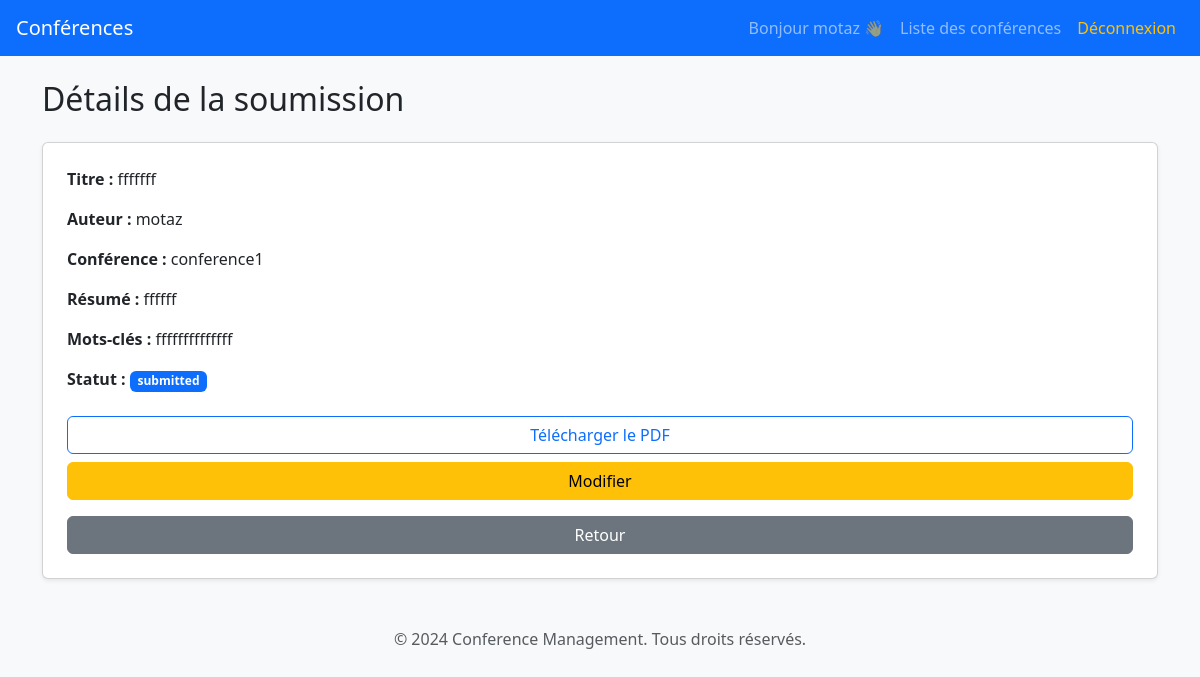
The app's page /Conference/submission/1/ (signed in) with its own data.
### UserApp/models.py (models this page shows, shortened)
class User(AbstractUser):
    User_id=models.CharField(max_length=8,primary_key=True,unique=True,editable=False)
    first_name=models.CharField(max_length=15,validators=[name_validator])
    last_name=models.CharField(max_length=15,validators=[name_validator])
    email=models.CharField(max_length=50,unique=True,validators=[verify_email])
    affiliation=models.CharField(max_length=255)
    nationality=models.CharField(max_length=255)
    Role=[
        ("participant","participant"),
        ("comitee","organizing comitee member")
    ]
    role=models.CharField(max_length=255,choices=Role)
    created_at=models.DateTimeField(auto_now_add=True)
    updated_at=models.DateTimeField(auto_now=True)

### ConferenceApp/models.py (models this page shows, shortened)
class Submission(models.Model):
    submission_id=models.CharField(primary_key=True,max_length=255,unique=True, editable=False, default=generate_submission_id)
    user=models.ForeignKey("UserApp.User",on_delete=models.CASCADE,related_name="submissions")
    conference=models.ForeignKey(Conference,on_delete=models.CASCADE,related_name="submissions")
    title=models.CharField(max_length=255)
    abstract=models.TextField()
    keywords=models.TextField()
    paper=models.FileField(upload_to="papers/")
    Choises=[("submitted","submitted"),
        ("under review","under reveiw"),
        ("accepted","accepted"),
        ("rejected","rejected")]
    status=models.CharField(max_length=255,choices=Choises)
    payed = models.BooleanField(default=False)
    submission_date=models.DateTimeField(auto_now_add=True)
    created_at=models.DateTimeField(auto_now_add=True)
    updated_at=models.DateTimeField(auto_now=True)

class Conference(models.Model):
    conference_id=models.AutoField(primary_key=True)
    name=models.CharField(max_length=255)
    description=models.CharField(max_length=255,validators=[MinLengthValidator(30,"la description doit contenir au moins 3 caractere")])
    THEME = [
        ("CS&IA","Computer Science and IA"),
        ("SE","Science and eng")
    ]
    theme=models.CharField(max_length=255,choices=THEME)
    start_date=models.DateField()
    end_date=models.DateField()
    created_at=models.DateTimeField(auto_now_add=True)
    updated_at=models.DateTimeField(auto_now=True)

### ConferenceApp/views.py (the view)
# urls.py: path("submission/<int:pk>/", views.SubmissionDetailView.as_view(), name="submission_detail"),
class SubmissionDetailView(LoginRequiredMixin, DetailView):
    model = Submission
    template_name = "submission_detail.html"   # ← corrigé
    context_object_name = "submission"
    def get(self, request, *args, **kwargs):
        if "download" in request.GET:
            submission = self.get_object()
            response = FileResponse(submission.paper, content_type="application/pdf")
            response["Content-Disposition"] = f'attachment; filename=\"{submission.title}.pdf\"'
            return response
        return super().get(request, *args, **kwargs)

### template/submission_detail.html
{% extends 'base.html' %}
{% block content %}
<h2 class="mb-4">Détails de la soumission</h2>
<div class="card p-4 shadow-sm">
    <p><strong>Titre :</strong> {{ submission.title }}</p>
    <p><strong>Auteur :</strong> {{ submission.user.username }}</p>
    <p><strong>Conférence :</strong> {{ submission.conference.name }}</p>
    <p><strong>Résumé :</strong> {{ submission.abstract }}</p>
    <p><strong>Mots-clés :</strong> {{ submission.keywords }}</p>
    <p><strong>Statut :</strong> <span class="badge bg-primary">{{ submission.status }}</span></p>
    <a href="?download=1" class="btn btn-outline-primary mt-2">Télécharger le PDF</a>
    {% if submission.status == "submitted" and submission.user == request.user %}
        <a href="{% url 'submission_update' submission.pk %}" class="btn btn-warning mt-2">Modifier</a>
    {% endif %}
    <a href="{% url 'submission_list' submission.conference.pk %}" class="btn btn-secondary mt-3">Retour</a>
</div>
{% endblock %}

### template/base.html (shortened to what this page needs)
<!DOCTYPE html>
<html lang="fr">
<head>
    <link rel="stylesheet" href="https://cdn.jsdelivr.net/npm/bootstrap@5.3.3/dist/css/bootstrap.min.css">
</head>
<body class="bg-light">
<nav class="navbar navbar-expand-lg navbar-dark bg-primary px-3">
    <a class="navbar-brand" href="{% url 'conference_liste' %}">Conférences</a>
    <div class="collapse navbar-collapse">
        <ul class="navbar-nav ms-auto">
            {% if user.is_authenticated %}
                <li class="nav-item">
                    <span class="nav-link">Bonjour {{ user.username }} 👋</span>
                </li>
                <li class="nav-item">
                    <a class="nav-link" href="{% url 'conference_liste' %}">Liste des conférences</a>
                </li>
                <li class="nav-item">
                    <a class="nav-link text-warning" href="{% url 'logout' %}">Déconnexion</a>
                </li>
            {% endif %}
        </ul>
    </div>
</nav>
<div class="container mt-4">
    {% block content %}
    {% endblock %}
</div>
<footer class="text-center mt-5 mb-3 text-muted">
    &copy; 2024 Conference Management. Tous droits réservés.
</footer>
</body>
</html>

### records on screen
User: username "motaz"
Submission: title "fffffff", user.username "motaz", conference.name "conference1", abstract "ffffff", keywords "ffffffffffffff", status "submitted"
